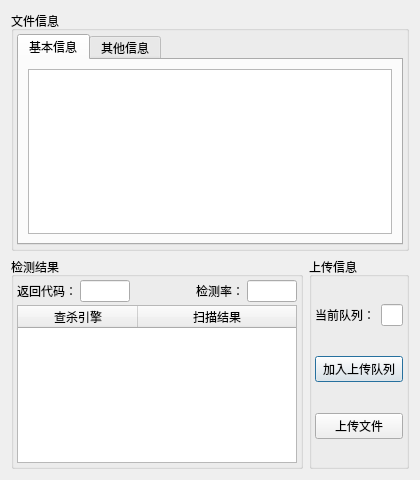
<?xml version="1.0" encoding="UTF-8"?>
<ui version="4.0">
 <class>Dialog</class>
 <widget class="QDialog" name="Dialog">
  <property name="geometry">
   <rect>
    <x>0</x>
    <y>0</y>
    <width>420</width>
    <height>480</height>
   </rect>
  </property>
  <property name="sizePolicy">
   <sizepolicy hsizetype="Fixed" vsizetype="Fixed">
    <horstretch>0</horstretch>
    <verstretch>0</verstretch>
   </sizepolicy>
  </property>
  <property name="maximumSize">
   <size>
    <width>420</width>
    <height>480</height>
   </size>
  </property>
  <property name="windowTitle">
   <string>上传样本</string>
  </property>
  <layout class="QVBoxLayout" name="verticalLayout">
   <item>
    <widget class="QGroupBox" name="groupBox">
     <property name="minimumSize">
      <size>
       <width>0</width>
       <height>240</height>
      </size>
     </property>
     <property name="maximumSize">
      <size>
       <width>16777215</width>
       <height>240</height>
      </size>
     </property>
     <property name="title">
      <string>文件信息</string>
     </property>
     <layout class="QVBoxLayout" name="verticalLayout_2">
      <property name="leftMargin">
       <number>3</number>
      </property>
      <property name="topMargin">
       <number>3</number>
      </property>
      <property name="rightMargin">
       <number>3</number>
      </property>
      <property name="bottomMargin">
       <number>3</number>
      </property>
      <item>
       <widget class="QTabWidget" name="tabWidget">
        <property name="currentIndex">
         <number>0</number>
        </property>
        <widget class="QWidget" name="tab">
         <attribute name="title">
          <string>基本信息</string>
         </attribute>
         <layout class="QVBoxLayout" name="verticalLayout_4">
          <item>
           <widget class="QListWidget" name="listWidget"/>
          </item>
         </layout>
        </widget>
        <widget class="QWidget" name="tab_2">
         <attribute name="title">
          <string>其他信息</string>
         </attribute>
         <layout class="QVBoxLayout" name="verticalLayout_5">
          <item>
           <widget class="QListWidget" name="listWidget_2"/>
          </item>
         </layout>
        </widget>
       </widget>
      </item>
     </layout>
    </widget>
   </item>
   <item>
    <layout class="QHBoxLayout" name="horizontalLayout">
     <item>
      <widget class="QGroupBox" name="groupBox_2">
       <property name="title">
        <string>检测结果</string>
       </property>
       <layout class="QVBoxLayout" name="verticalLayout_3">
        <property name="spacing">
         <number>3</number>
        </property>
        <property name="leftMargin">
         <number>3</number>
        </property>
        <property name="topMargin">
         <number>3</number>
        </property>
        <property name="rightMargin">
         <number>3</number>
        </property>
        <property name="bottomMargin">
         <number>3</number>
        </property>
        <item>
         <layout class="QHBoxLayout" name="horizontalLayout_2">
          <item>
           <widget class="QLabel" name="label_4">
            <property name="text">
             <string>返回代码：</string>
            </property>
           </widget>
          </item>
          <item>
           <widget class="QLineEdit" name="LE_Rsep">
            <property name="maximumSize">
             <size>
              <width>50</width>
              <height>16777215</height>
             </size>
            </property>
           </widget>
          </item>
          <item>
           <spacer name="horizontalSpacer">
            <property name="orientation">
             <enum>Qt::Horizontal</enum>
            </property>
            <property name="sizeHint" stdset="0">
             <size>
              <width>40</width>
              <height>20</height>
             </size>
            </property>
           </spacer>
          </item>
          <item>
           <widget class="QLabel" name="label">
            <property name="text">
             <string>检测率：</string>
            </property>
           </widget>
          </item>
          <item>
           <widget class="QLineEdit" name="LE_DeteRate">
            <property name="maximumSize">
             <size>
              <width>50</width>
              <height>16777215</height>
             </size>
            </property>
           </widget>
          </item>
         </layout>
        </item>
        <item>
         <widget class="QTableWidget" name="tableWidget">
          <attribute name="horizontalHeaderDefaultSectionSize">
           <number>120</number>
          </attribute>
          <attribute name="horizontalHeaderStretchLastSection">
           <bool>true</bool>
          </attribute>
          <column>
           <property name="text">
            <string>查杀引擎</string>
           </property>
          </column>
          <column>
           <property name="text">
            <string>扫描结果</string>
           </property>
          </column>
         </widget>
        </item>
       </layout>
      </widget>
     </item>
     <item>
      <widget class="QGroupBox" name="groupBox_3">
       <property name="sizePolicy">
        <sizepolicy hsizetype="Minimum" vsizetype="Preferred">
         <horstretch>0</horstretch>
         <verstretch>0</verstretch>
        </sizepolicy>
       </property>
       <property name="minimumSize">
        <size>
         <width>100</width>
         <height>0</height>
        </size>
       </property>
       <property name="maximumSize">
        <size>
         <width>100</width>
         <height>16777215</height>
        </size>
       </property>
       <property name="title">
        <string>上传信息</string>
       </property>
       <layout class="QVBoxLayout" name="verticalLayout_6">
        <property name="leftMargin">
         <number>3</number>
        </property>
        <property name="topMargin">
         <number>3</number>
        </property>
        <property name="rightMargin">
         <number>3</number>
        </property>
        <property name="bottomMargin">
         <number>3</number>
        </property>
        <item>
         <spacer name="verticalSpacer">
          <property name="orientation">
           <enum>Qt::Vertical</enum>
          </property>
          <property name="sizeHint" stdset="0">
           <size>
            <width>20</width>
            <height>40</height>
           </size>
          </property>
         </spacer>
        </item>
        <item>
         <layout class="QHBoxLayout" name="horizontalLayout_3">
          <item>
           <widget class="QLabel" name="label_3">
            <property name="text">
             <string>当前队列：</string>
            </property>
           </widget>
          </item>
          <item>
           <widget class="QLineEdit" name="LE_Line">
            <property name="maximumSize">
             <size>
              <width>30</width>
              <height>16777215</height>
             </size>
            </property>
           </widget>
          </item>
         </layout>
        </item>
        <item>
         <spacer name="verticalSpacer_2">
          <property name="orientation">
           <enum>Qt::Vertical</enum>
          </property>
          <property name="sizeHint" stdset="0">
           <size>
            <width>20</width>
            <height>40</height>
           </size>
          </property>
         </spacer>
        </item>
        <item>
         <widget class="QPushButton" name="PB_2Queue">
          <property name="text">
           <string>加入上传队列</string>
          </property>
         </widget>
        </item>
        <item>
         <spacer name="verticalSpacer_3">
          <property name="orientation">
           <enum>Qt::Vertical</enum>
          </property>
          <property name="sizeHint" stdset="0">
           <size>
            <width>20</width>
            <height>40</height>
           </size>
          </property>
         </spacer>
        </item>
        <item>
         <widget class="QPushButton" name="PB_Upload">
          <property name="text">
           <string>上传文件</string>
          </property>
         </widget>
        </item>
        <item>
         <spacer name="verticalSpacer_4">
          <property name="orientation">
           <enum>Qt::Vertical</enum>
          </property>
          <property name="sizeHint" stdset="0">
           <size>
            <width>20</width>
            <height>40</height>
           </size>
          </property>
         </spacer>
        </item>
       </layout>
      </widget>
     </item>
    </layout>
   </item>
  </layout>
 </widget>
 <resources/>
 <connections/>
</ui>
